Frame 1 (no input): blank canvas, image omitted
Frame 60 (no input): blank canvas, image omitted
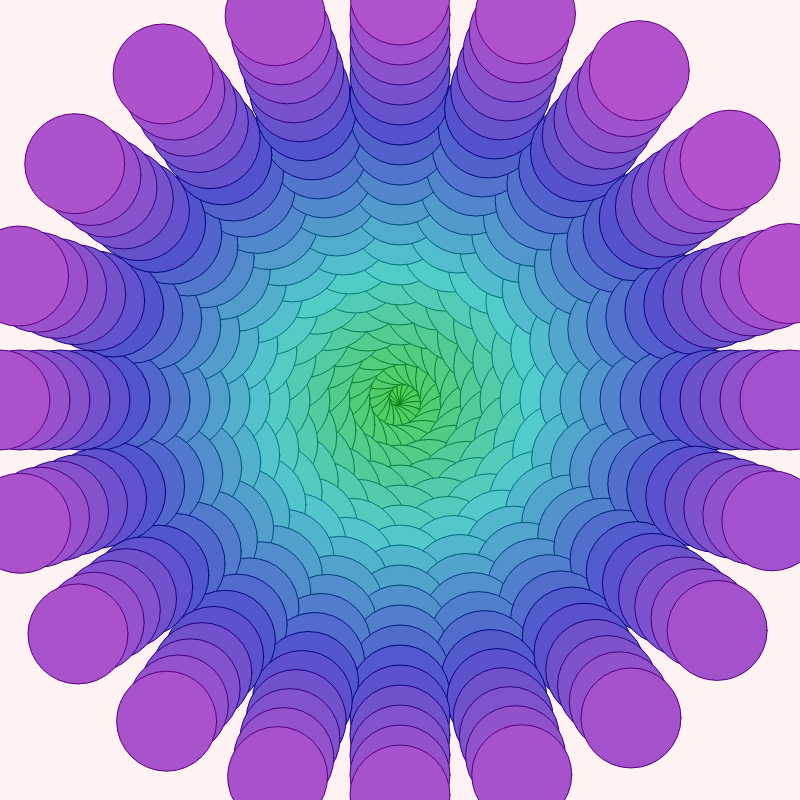
Frame 120 (the mouse pressed at the canvas centre since frame 60)

The p5.js sketch whose frames 1 and 60 were blank and that drew this single picture after the mouse press (run headless with seeded random() and noise() and a simulated clock; from frame 60 on, the mouse is pressed at the canvas centre):

// p5.js sketch
// ── sketch.js
function setup() {
  createCanvas(800, 800);
  colorMode(HSB, 100);
}

function draw() {
  background(0, 5, 150);
  var x = width/2;
  var y = height/2;
  var numOfCircles = mouseX;
  var size = 100;

  for (var i=0; i<numOfCircles; i+=1) {
    var zeroToOne = i/numOfCircles;
    stroke( 30 + i/numOfCircles * 50, 100, 50)
    fill(30 + i/numOfCircles * 50, 60, 80);
    var angle = zeroToOne * (Math.PI * (mouseY * 0.1));
    var spiralSize = 10 + i;
    x = width / 2 + Math.cos(angle) * spiralSize;
    y = height / 2 + Math.sin(angle) * spiralSize;
    ellipse(x, y, size, size);
  }
}
